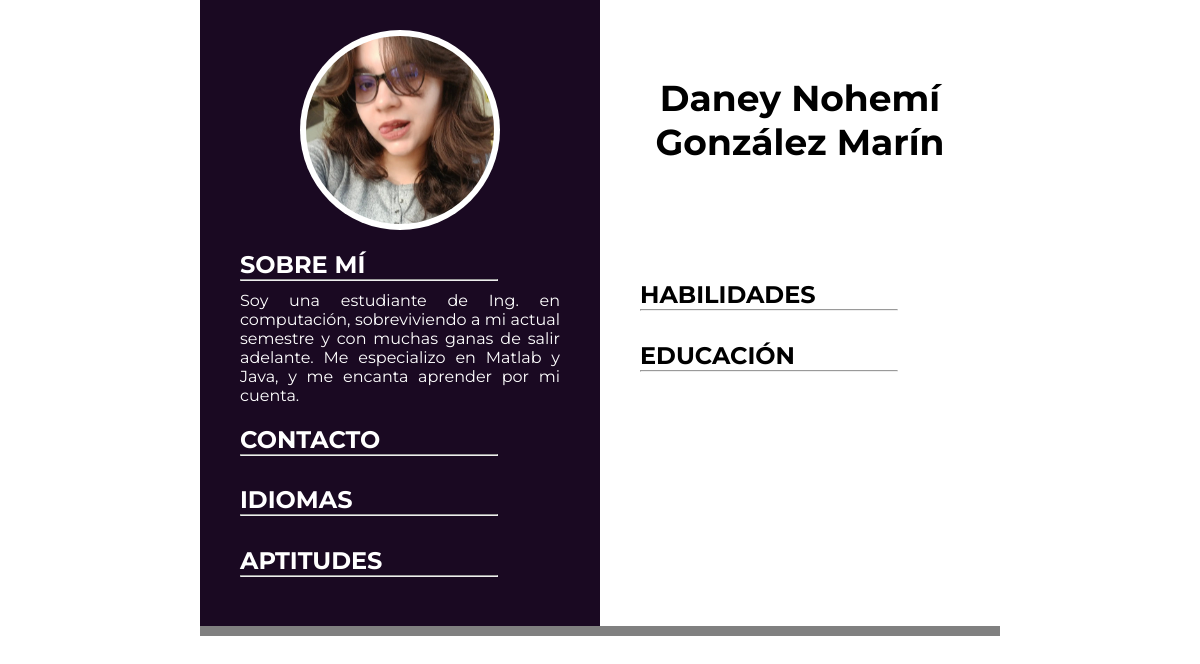
The page /person/daney-gonzalez/ on the database its author committed.
### cv_manager/models.py (models this page shows, shortened)
class Person(models.Model):
    name = models.CharField(max_length=50, null=False)
    last_name = models.CharField(max_length=50, null=False)
    profile_image = models.ImageField(
        upload_to='profile_images/',
        height_field=None,
        width_field=None,
        max_length=255,
        blank=True,
        null=True
    )
    about = models.TextField(null=False)
    slug = models.SlugField(null=False)
    pallete = models.ForeignKey(ColorPallete, related_name='color_pallete', on_delete=models.PROTECT, null=True)

### cv_manager/views.py (the view)
# urls.py: path('person/<slug:slug>/', views.cv_detail, name='cv_view'),
def cv_detail(request,slug):
    person = get_object_or_404(Person, slug=slug)
    contacts = Contact.objects.filter(person=person)
    languages = Language.objects.filter(person=person)
    aptitudes = Aptitude.objects.filter(person=person)
    skills = Skill.objects.filter(person=person)
    educations = Education.objects.filter(person=person).order_by('-start_year')
    laboral_exp = LaboralExp.objects.filter(person=person)
    context = {
        'person':person,
        'contacts':contacts,
        'languages':languages,
        'aptitudes':aptitudes,
        'skills':skills,
        'educations':educations,
        'laboral_exp':laboral_exp,
    }
    return render(request,'cv.html',context)

### templates/cv.html (shortened to what this page needs)
{% load static %}
<!DOCTYPE html>
<html lang="en">
<head>
    <link rel="stylesheet" href="{% static 'css/cv1.css' %}">
</head>
<body>
    <div id="main-container">
        <div id="left-container" style="background-color:{{person.pallete.primary_color}}">
            <div id="profile-img-container">
                {% if person.profile_image %}
                    <img src="{{ person.profile_image.url }}" alt="" id="profile-img">
                {% else %}
                    <img src="{% static 'images/image.jpg' %}" alt="" id="profile-img">
                {% endif %}
            </div>
            <section class="cv-section" id="about-me">
                <h1 class="cv-title">SOBRE MÍ</h1> <hr>
                <p class="cv-text">{{person.about}}</p>
            </section>
            <section class="cv-section" id="contact-section">
                <h1 class="cv-title">CONTACTO</h1> <hr>
            </section>
            <section class="cv-section" id="contact-section">
                <h1 class="cv-title">IDIOMAS</h1> <hr>
            </section>
            <section class="cv-section" id="aptitude-section">
                <h1 class="cv-title">APTITUDES</h1> <hr>
            </section>
        </div>
        <div id="right-container">
            <section class="cv-section" id="skill-section">
                <h1 class="cv-title">HABILIDADES</h1> <hr>
            </section>
            <section class="cv-section" id="education-section">
                <h1 class="cv-title">EDUCACIÓN</h1> <hr>
            </section>
        </div>
    </div>
    <div style="width:800px; height:10px; background-color:gray;" class="footerdiv"></div>
</body>
</html>

### static/css/cv1.css (style rules this page uses)
body { display: flex; flex-direction: column; justify-content: center; align-items: center; font-family: "Montserrat", sans-serif; margin: 0px; }
.basic-item, .section-item h4, .section-item p, .cv-text, .cv-title, #profile-img, ul, hr { padding: 0px; margin: 0px; }
.container, .section-item, .progress-bar, .progress-bar-container, #name-container, .cv-section, .circle-container, #profile-img-container { width: auto; height: auto; margin: 0px; padding: 0px; display: flex; flex-direction: column; justify-content: center; align-items: center; }
hr { width: 80%; margin-right: auto; margin-bottom: 3%; }
#main-container { width: 800px; min-height: 500px; display: flex; flex-direction: row; background-color: gray; }
#left-container, #right-container { width: 50%; height: auto; display: flex; flex-direction: column; align-items: center; }
#left-container { color: white; background-color: #22242e; }
#right-container { color: black; background-color: white; }
.circle-container, #profile-img-container { width: 50%; aspect-ratio: 1/1; border-radius: 50%; }
#profile-img-container { width: 50%; margin-top: 30px; margin-bottom: 20px; background-color: white; }
#profile-img { width: 94%; aspect-ratio: 1/1; border-radius: 50%; object-fit: cover; }
.cv-section { width: 80%; margin-bottom: 5%; align-items: flex-start; }
.cv-title { text-align: left; }
.cv-text { text-align: justify; }
#skill-section { margin-top: 10%; }
#aptitude-section { margin-bottom: 10%; }

### rows shown on the page
Person: profile_image (picture), about "Soy una estudiante de Ing. en computación, sobreviviendo a mi actual semestre y con muchas ganas de salir adelante. Me especializo en Matlab y Java, y me encanta aprender por mi cuenta."
